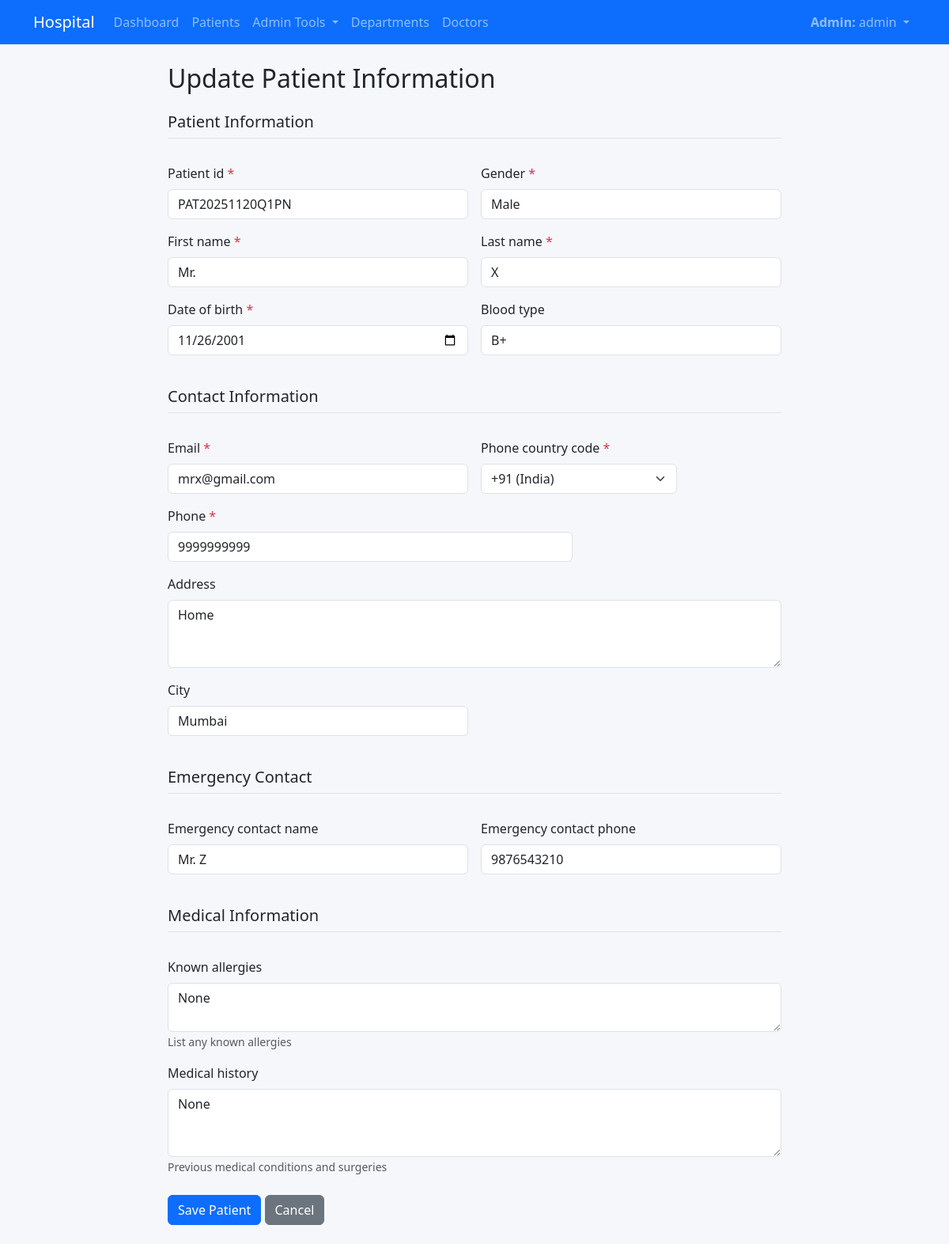
The app's page /patients/1/edit/ (signed in) with its own data.
### core/models.py (models this page shows, shortened)
class User(AbstractUser):
    class Roles(models.TextChoices):
        SUPERADMIN = 'superadmin', 'Super Admin'
        ADMIN = 'admin', 'Admin'
        DOCTOR = 'doctor', 'Doctor'
        PATIENT = 'patient', 'Patient'
        ANALYST = 'analyst', 'Analyst'
    role = models.CharField(
        max_length=20,
        choices=Roles.choices,
        default=Roles.PATIENT,
        help_text="Controls provisioning, profiles, and access policies.",
    )
    objects = UserManager()
    @property
    def is_patient(self) -> bool:
        return self.role == self.Roles.PATIENT
    class Meta:
        ordering = ['username']

class Patient(models.Model):
    GENDER_CHOICES = [
        ('M', 'Male'),
        ('F', 'Female'),
        ('O', 'Other'),
        ('P', 'Prefer not to say'),
    ]
    BLOOD_TYPE_CHOICES = [
        ('A+', 'A+'),
        ('A-', 'A-'),
        ('B+', 'B+'),
        ('B-', 'B-'),
        ('AB+', 'AB+'),
        ('AB-', 'AB-'),
        ('O+', 'O+'),
        ('O-', 'O-'),
    ]
    user = models.OneToOneField(
        settings.AUTH_USER_MODEL,
        on_delete=models.CASCADE,
        null=True,
        blank=True,
        related_name='patient_profile',
        help_text="Link to user account for login",
    )
    patient_id = models.CharField(max_length=20, unique=True, help_text="Unique patient identifier")
    first_name = models.CharField(max_length=100)
    last_name = models.CharField(max_length=100)
    date_of_birth = models.DateField()
    gender = models.CharField(max_length=1, choices=GENDER_CHOICES)
    email = models.EmailField()
    PHONE_COUNTRY_CHOICES = [
        ('+91', '+91 (India)'),
        ('+1', '+1 (USA / Canada)'),
        ('+44', '+44 (United Kingdom)'),
        ('+61', '+61 (Australia)'),
        ('+971', '+971 (UAE)'),
    ]
    phone_country_code = models.CharField(
        max_length=5,
        choices=PHONE_COUNTRY_CHOICES,
        default='+91',
        help_text="International dialing code, e.g., +91",
    )
    phone = models.CharField(
        max_length=15,
        validators=[RegexValidator(r'^\d{7,15}$', 'Enter digits only (7-15 characters).')],
    )
    address = models.TextField(blank=True)
    city = models.CharField(max_length=120, blank=True)
    emergency_contact_name = models.CharField(max_length=160, blank=True)
    emergency_contact_phone = models.CharField(max_length=20, blank=True)
    blood_type = models.CharField(max_length=3, choices=BLOOD_TYPE_CHOICES, blank=True)
    known_allergies = models.TextField(blank=True, help_text="List any known allergies")
    medical_history = models.TextField(blank=True, help_text="Previous medical conditions and surgeries")
    aadhar_number = models.CharField(
        max_length=12,
        unique=True,
        null=True,
        blank=True,
        validators=[RegexValidator(r'^\d{12}$', 'Enter a valid 12-digit Aadhar number.')],
        help_text="12-digit national identifier (Aadhar).",
    )
    registration_date = models.DateTimeField(auto_now_add=True)
    class Meta:
        ordering = ['-registration_date']
        indexes = [
            models.Index(fields=['patient_id']),
            models.Index(fields=['last_name', 'first_name']),
        ]

### core/views.py (the view, shortened to what this page needs)
# urls.py: path('patients/<int:pk>/edit/', views.patient_update, name='patient_update'),
@login_required
def patient_update(request, pk):
    patient = get_object_or_404(Patient, pk=pk)
    if request.user.is_staff:
        pass
    elif getattr(request.user, 'is_doctor', False):
        messages.error(request, 'Doctors cannot modify patient profiles.')
        return redirect('home')
    if request.method == 'POST':
        form = PatientForm(request.POST, instance=patient)
        if form.is_valid():
            form.save()
            messages.success(request, 'Patient information updated successfully!')
            return redirect('patient_detail', pk=pk)
    else:
        form = PatientForm(instance=patient)
    return render(request, 'patient_form.html', {
        'form': form,
        'title': 'Update Patient Information',
        'patient': patient,
        'show_account_fields': False,
    })

### templates/patient_form.html (shortened to what this page needs)
{% extends 'base.html' %}
{% block content %}
<div class="row">
  <div class="col-md-8 mx-auto">
    <h2 class="mb-4">{{ title }}</h2>
    <form method="post" class="row g-3">
      <div class="col-md-12">
        <h5 class="border-bottom pb-2 mb-3">Patient Information</h5>
      </div>
      <div class="col-md-6">
        <label class="form-label">{{ form.patient_id.label }} <span class="text-danger">*</span></label>
        {{ form.patient_id }}
      </div>
      <div class="col-md-6">
        <label class="form-label">{{ form.gender.label }} <span class="text-danger">*</span></label>
        {{ form.gender }}
      </div>
      <div class="col-md-6">
        <label class="form-label">{{ form.first_name.label }} <span class="text-danger">*</span></label>
        {{ form.first_name }}
      </div>
      <div class="col-md-6">
        <label class="form-label">{{ form.last_name.label }} <span class="text-danger">*</span></label>
        {{ form.last_name }}
      </div>
      <div class="col-md-6">
        <label class="form-label">{{ form.date_of_birth.label }} <span class="text-danger">*</span></label>
        {{ form.date_of_birth }}
      </div>
      <div class="col-md-6">
        <label class="form-label">{{ form.blood_type.label }}</label>
        {{ form.blood_type }}
      </div>
      <div class="col-md-12">
        <h5 class="border-bottom pb-2 mb-3 mt-4">Contact Information</h5>
      </div>
      <div class="col-md-6">
        <label class="form-label">{{ form.email.label }} <span class="text-danger">*</span></label>
        {{ form.email }}
      </div>
      <div class="col-md-4">
        <label class="form-label">{{ form.phone_country_code.label }} <span class="text-danger">*</span></label>
        {{ form.phone_country_code }}
      </div>
      <div class="col-md-8">
        <label class="form-label">{{ form.phone.label }} <span class="text-danger">*</span></label>
        {{ form.phone }}
      </div>
      <div class="col-md-12">
        <label class="form-label">{{ form.address.label }}</label>
        {{ form.address }}
      </div>
      <div class="col-md-6">
        <label class="form-label">{{ form.city.label }}</label>
        {{ form.city }}
      </div>
      <div class="col-md-12">
        <h5 class="border-bottom pb-2 mb-3 mt-4">Emergency Contact</h5>
      </div>
      <div class="col-md-6">
        <label class="form-label">{{ form.emergency_contact_name.label }}</label>
        {{ form.emergency_contact_name }}
      </div>
      <div class="col-md-6">
        <label class="form-label">{{ form.emergency_contact_phone.label }}</label>
        {{ form.emergency_contact_phone }}
      </div>
      <div class="col-md-12">
        <h5 class="border-bottom pb-2 mb-3 mt-4">Medical Information</h5>
      </div>
      <div class="col-md-12">
        <label class="form-label">{{ form.known_allergies.label }}</label>
        {{ form.known_allergies }}
        <small class="form-text text-muted">{{ form.known_allergies.help_text }}</small>
      </div>
      <div class="col-md-12">
        <label class="form-label">{{ form.medical_history.label }}</label>
        {{ form.medical_history }}
        <small class="form-text text-muted">{{ form.medical_history.help_text }}</small>
      </div>
      <div class="col-12 mt-4">
        <button type="submit" class="btn btn-primary">Save Patient</button>
        {% if patient %}
          <a href="{% url 'patient_detail' patient.pk %}" class="btn btn-secondary">Cancel</a>
        {% else %}
          <a href="{% url 'patient_list' %}" class="btn btn-secondary">Cancel</a>
        {% endif %}
      </div>
    </form>
  </div>
</div>
{% endblock %}

### templates/base.html (shortened to what this page needs)
{% load static %}
<!DOCTYPE html>
<html lang="en">
<head>
    <link href="https://cdn.jsdelivr.net/npm/bootstrap@5.3.3/dist/css/bootstrap.min.css" rel="stylesheet">
    <link rel="stylesheet" href="{% static 'css/site.css' %}">
</head>
<body>
<nav class="navbar navbar-expand-lg navbar-dark bg-primary">
  <div class="container">
    <a class="navbar-brand" href="/">Hospital</a>
    <div class="collapse navbar-collapse" id="navbarsExample">
      <ul class="navbar-nav me-auto mb-2 mb-lg-0">
        {% if user.is_authenticated %}
          {% if user.is_staff %}
            <li class="nav-item"><a class="nav-link" href="{% url 'dashboard' %}">Dashboard</a></li>
            <li class="nav-item"><a class="nav-link" href="{% url 'patient_list' %}">Patients</a></li>
            <li class="nav-item dropdown">
              <a class="nav-link dropdown-toggle" href="#" id="adminToolsDropdown" role="button" data-bs-toggle="dropdown" aria-expanded="false">
                Admin Tools
              </a>
            </li>
          {% elif user.is_doctor %}
            <li class="nav-item"><a class="nav-link" href="{% url 'doctor_patients' %}">My Patients</a></li>
          {% else %}
            {% if user.is_patient %}
              <li class="nav-item"><a class="nav-link" href="{% url 'patient_detail' user.patient_profile.pk %}">My Profile</a></li>
            {% endif %}
          {% endif %}
          <li class="nav-item"><a class="nav-link" href="{% url 'departments' %}">Departments</a></li>
          <li class="nav-item"><a class="nav-link" href="{% url 'doctors' %}">Doctors</a></li>
        {% endif %}
      </ul>
      <ul class="navbar-nav">
        {% if user.is_authenticated %}
          <li class="nav-item dropdown">
            <a class="nav-link dropdown-toggle" href="#" id="navbarDropdown" role="button" data-bs-toggle="dropdown" aria-expanded="false">
              {% if user.is_staff %}
                <strong>Admin:</strong> {{ user.username }}
              {% elif user.is_doctor %}
                <strong>Doctor:</strong> {{ user.username }}
              {% else %}
                {% if user.is_patient %}
                  <strong>Patient:</strong> {{ user.patient_profile.full_name }}
                {% else %}
                  {{ user.username }}
                {% endif %}
              {% endif %}
            </a>
          </li>
        {% else %}
          <li class="nav-item"><a class="nav-link" href="{% url 'login' %}">Login</a></li>
          <li class="nav-item"><a class="nav-link" href="{% url 'patient_signup' %}">Sign Up</a></li>
        {% endif %}
      </ul>
    </div>
  </div>
  </nav>
  <main class="container py-4">
    {% block content %}{% endblock %}
  </main>
</body>
</html>

### static/css/site.css (style rules this page uses)
body { background-color: #f5f7fb; min-height: 100vh; font-family: "Segoe UI", Tahoma, Geneva, Verdana, sans-serif; }
main.container { max-width: 1280px; }

### records on screen
User: username "admin"
Patient: patient_id "PAT20251120Q1PN", gender "Male", first_name "Mr.", last_name "X", date_of_birth "11/26/2001", blood_type "B+", email "mrx@gmail.com", phone_country_code "+91 (India)", phone "9999999999", address "Home", city "Mumbai", emergency_contact_name "Mr. Z", emergency_contact_phone "9876543210", known_allergies "None", medical_history "None"

### other values on screen
{{ title }} "Update Patient Information"
